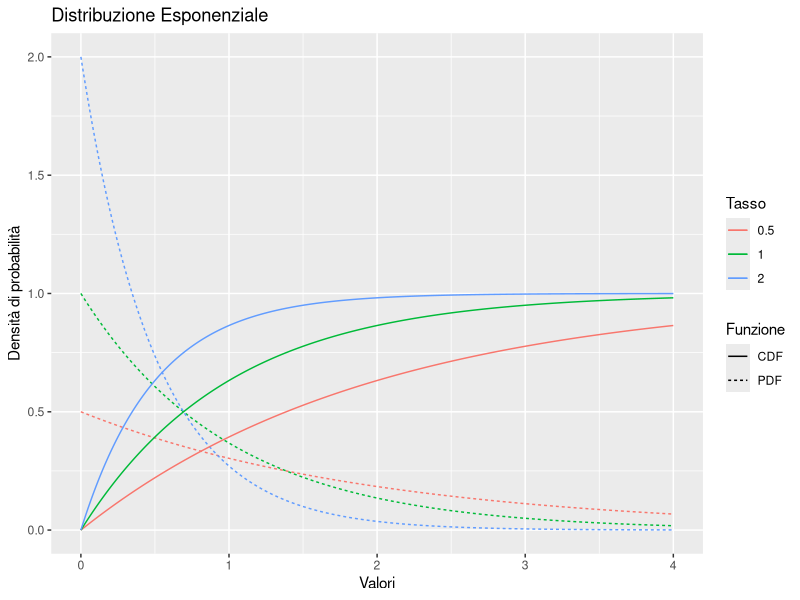

R code for this plot:
# Esempi di distribuzioni uniformi, esponenziali e normali con visualizzazione grafica

library(ggplot2)

# A. Distribuzione Uniforme

# Creazione di un dataframe per la distribuzione uniforme U(0,1)
# - x: sequenza di valori tra -0.5 e 1.5
# - PDF: densità di probabilità calcolata con dunif()
# - CDF: distribuzione cumulativa calcolata con punif()

df_0_1 <- data.frame(x = seq(-0.5, 1.5, 0.01),
                     PDF = dunif(x = seq(-0.5, 1.5, 0.01), min = 0, max = 1),
                     CDF = punif(seq(-0.5, 1.5, 0.01), min = 0, max = 1))

# Creazione del grafico con PDF e CDF
# - geom_line(): disegna le curve per la PDF e la CDF
# - scale_color_manual(): assegna colori distinti per migliorare la leggibilità

g_0_1 <- ggplot(df_0_1, aes(x = x)) + 
    geom_line(aes(y = PDF, color = "PDF")) +
    geom_line(aes(y = CDF, color = "CDF")) +
    scale_color_manual(values = c("cyan4", "brown3")) +
    scale_y_continuous(limits = c(0,2)) +
    labs(color = "Funzione", x = "Valori", 
         y = "Densità di probabilità",
         title = "Distribuzione Uniforme", 
         subtitle = "a = 0, b = 1")

# B. Distribuzione Esponenziale

# Creazione della sequenza di valori e dataframe per la distribuzione esponenziale
x <- seq(0, 4, 0.01)
rates <- c(0.5, 1, 2)

df_to_plot <- plyr::ldply(rates, function(rate){
    PDF = dexp(x = x, rate = rate)  # Calcola la densità di probabilità
    CDF = pexp(q = x, rate = rate)  # Calcola la distribuzione cumulativa
    return(data.frame(rate, x, PDF, CDF))
})

# Creazione del grafico della distribuzione esponenziale
# - geom_line(): traccia le curve per PDF e CDF per diversi valori di lambda

ggplot(df_to_plot, aes(x = x)) + 
    geom_line(aes(y = PDF, color = as.factor(rate), linetype = "PDF")) +
    geom_line(aes(y = CDF, color = as.factor(rate), linetype = "CDF")) +
    labs(color = "Tasso", x = "Valori", 
         y = "Densità di probabilità",
         title = "Distribuzione Esponenziale", 
         linetype = "Funzione")

# C. Distribuzione Normale

# Creazione di un dataframe per la distribuzione normale con media 0 e varianza 1
df_0_1 <- data.frame(x = seq(-5,5,0.01),
    PDF = dnorm(x = seq(-5,5,0.01), mean = 0, sd = 1),
    CDF = pnorm(q = seq(-5,5,0.01), mean = 0, sd = 1))

# Creazione del grafico della distribuzione normale
# - geom_line(): traccia le curve per PDF e CDF

g_0_1 <- ggplot(df_0_1, aes(x = x)) + 
    geom_line(aes(y = PDF, color = "PDF")) +
    geom_line(aes(y = CDF, color = "CDF")) +
    scale_color_manual(values = c("cyan4", "brown3")) +
    labs(color = "Funzione", x = "Valori", 
         y = "Densità di probabilità",
         title = "Distribuzione Normale",
         subtitle = "Media = 0, Varianza = 1")
